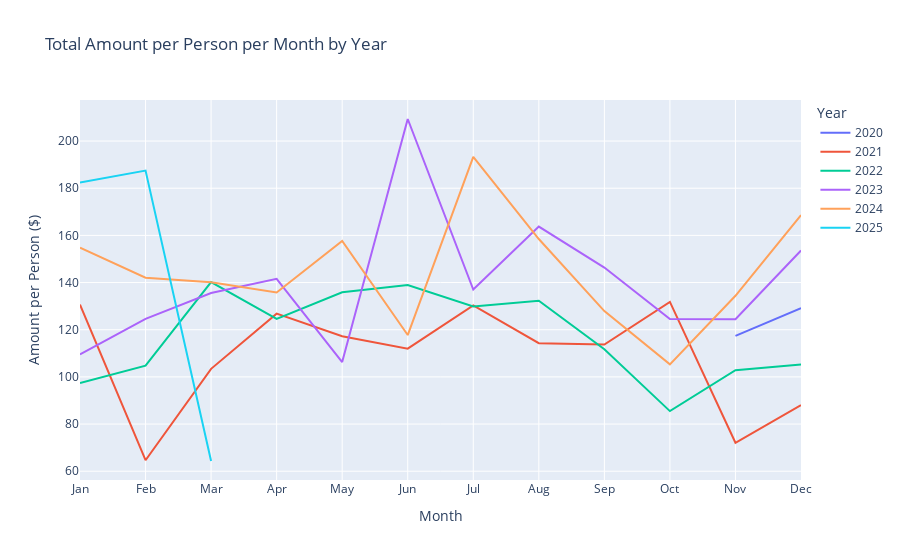

Notebook code for this chart:
### Code cell
# group by Year and Month, then sum Amount
monthly_amount = df.groupby(["Year", "Month"])["Amount"].sum().reset_index()

# calculate amount per person
monthly_amount["Amount_per_person"] = monthly_amount["Amount"] / 3

# plot
fig = px.line(
    monthly_amount,
    x="Month",
    y="Amount_per_person",
    color="Year",
    title="Total Amount per Person per Month by Year",
    labels={
        "Month": "Month",
        "Amount_per_person": "Amount per Person ($)",
        "Year": "Year",
    },
)

# update x-axis to show month names
fig.update_layout(
    xaxis=dict(
        tickmode="array",
        tickvals=list(range(1, 13)),
        ticktext=[
            "Jan",
            "Feb",
            "Mar",
            "Apr",
            "May",
            "Jun",
            "Jul",
            "Aug",
            "Sep",
            "Oct",
            "Nov",
            "Dec",
        ],
    )
)

# format y-axis to show currency
fig.update_traces(hovertemplate="Month: %{x}<br>Amount per Person: $%{y:.2f}")

fig.show()

### Figure 1 — Plotly figure (JSON) as saved in the notebook; plotly's stock layout.template omitted (floating-point values rounded to 4 significant figures)
{"data": [{"hovertemplate": "Month: %{x}<br>Amount per Person: $%{y:.2f}", "legendgroup": "2020", "line": {"color": "#636efa", "dash": "solid"}, "marker": {"symbol": "circle"}, "mode": "lines", "name": "2020", "orientation": "v", "showlegend": true, "type": "scatter", "x": [11, 12], "xaxis": "x", "y": [117.4, 129.2], "yaxis": "y"}, {"hovertemplate": "Month: %{x}<br>Amount per Person: $%{y:.2f}", "legendgroup": "2021", "line": {"color": "#EF553B", "dash": "solid"}, "marker": {"symbol": "circle"}, "mode": "lines", "name": "2021", "orientation": "v", "showlegend": true, "type": "scatter", "x": [1, 2, 3, 4, 5, 6, 7, 8, 9, 10, 11, 12], "xaxis": "x", "y": [130.7, 64.67, 103.4, 126.8, 117.2, 112.0, 130.3, 114.3, 113.7, 131.8, 72.07, 88.01], "yaxis": "y"}, {"hovertemplate": "Month: %{x}<br>Amount per Person: $%{y:.2f}", "legendgroup": "2022", "line": {"color": "#00cc96", "dash": "solid"}, "marker": {"symbol": "circle"}, "mode": "lines", "name": "2022", "orientation": "v", "showlegend": true, "type": "scatter", "x": [1, 2, 3, 4, 5, 6, 7, 8, 9, 10, 11, 12], "xaxis": "x", "y": [97.41, 104.8, 140.2, 124.6, 135.9, 139.0, 129.9, 132.3, 111.7, 85.49, 102.8, 105.2], "yaxis": "y"}, {"hovertemplate": "Month: %{x}<br>Amount per Person: $%{y:.2f}", "legendgroup": "2023", "line": {"color": "#ab63fa", "dash": "solid"}, "marker": {"symbol": "circle"}, "mode": "lines", "name": "2023", "orientation": "v", "showlegend": true, "type": "scatter", "x": [1, 2, 3, 4, 5, 6, 7, 8, 9, 10, 11, 12], "xaxis": "x", "y": [109.5, 124.6, 135.5, 141.6, 106.3, 209.4, 137.1, 163.7, 146.4, 124.5, 124.4, 153.6], "yaxis": "y"}, {"hovertemplate": "Month: %{x}<br>Amount per Person: $%{y:.2f}", "legendgroup": "2024", "line": {"color": "#FFA15A", "dash": "solid"}, "marker": {"symbol": "circle"}, "mode": "lines", "name": "2024", "orientation": "v", "showlegend": true, "type": "scatter", "x": [1, 2, 3, 4, 5, 6, 7, 8, 9, 10, 11, 12], "xaxis": "x", "y": [154.8, 142.1, 140.1, 135.8, 157.6, 117.8, 193.3, 158.5, 127.9, 105.3, 134.4, 168.6], "yaxis": "y"}, {"hovertemplate": "Month: %{x}<br>Amount per Person: $%{y:.2f}", "legendgroup": "2025", "line": {"color": "#19d3f3", "dash": "solid"}, "marker": {"symbol": "circle"}, "mode": "lines", "name": "2025", "orientation": "v", "showlegend": true, "type": "scatter", "x": [1, 2, 3], "xaxis": "x", "y": [182.4, 187.5, 64.33], "yaxis": "y"}], "layout": {"legend": {"title": {"text": "Year"}, "tracegroupgap": 0}, "title": {"text": "Total Amount per Person per Month by Year"}, "xaxis": {"anchor": "y", "domain": [0, 1], "tickmode": "array", "ticktext": ["Jan", "Feb", "Mar", "Apr", "May", "Jun", "Jul", "Aug", "Sep", "Oct", "Nov", "Dec"], "tickvals": [1, 2, 3, 4, 5, 6, 7, 8, 9, 10, 11, 12], "title": {"text": "Month"}}, "yaxis": {"anchor": "x", "domain": [0, 1], "title": {"text": "Amount per Person ($)"}}}}
